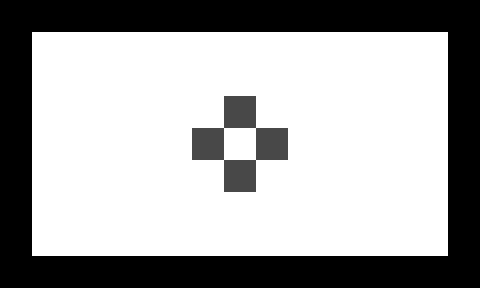

Rendered tile map (Tiled .tmx) drawn with the repository's tilesets; below, a short description and the full map source, tile grids included:
An orthogonal 15x9 tile map with 32x32 px tiles, 2 tile layers (1, 2).

<map version="1.0" orientation="orthogonal" width="15" height="9" tilewidth="32" tileheight="32">
 <tileset firstgid="1" name="n_tiles1" tilewidth="32" tileheight="32">
  <image source="../../images/map/common/n_tiles1.png" width="128" height="64" />
 </tileset>
 <layer name="1" width="15" height="9">
  <data encoding="csv">
1,1,1,1,1,1,1,1,1,1,1,1,1,1,1,
1,1,1,1,1,1,1,1,1,1,1,1,1,1,1,
1,1,1,1,1,1,1,1,1,1,1,1,1,1,1,
1,1,1,1,1,1,1,1,1,1,1,1,1,1,1,
1,1,1,1,1,1,1,1,1,1,1,1,1,1,1,
1,1,1,1,1,1,1,1,1,1,1,1,1,1,1,
1,1,1,1,1,1,1,1,1,1,1,1,1,1,1,
1,1,1,1,1,1,1,1,1,1,1,1,1,1,1,
1,1,1,1,1,1,1,1,1,1,1,1,1,1,1
</data>
 </layer>
 <layer name="2" width="15" height="9">
  <data encoding="csv">
2,2,2,2,2,2,2,2,2,2,2,2,2,2,2,
2,0,0,0,0,0,0,0,0,0,0,0,0,0,2,
2,0,0,0,0,0,0,0,0,0,0,0,0,0,2,
2,0,0,0,0,0,0,4,0,0,0,0,0,0,2,
2,0,0,0,0,0,4,0,4,0,0,0,0,0,2,
2,0,0,0,0,0,0,4,0,0,0,0,0,0,2,
2,0,0,0,0,0,0,0,0,0,0,0,0,0,2,
2,0,0,0,0,0,0,0,0,0,0,0,0,0,2,
2,2,2,2,2,2,2,2,2,2,2,2,2,2,2
</data>
 </layer>
</map>
